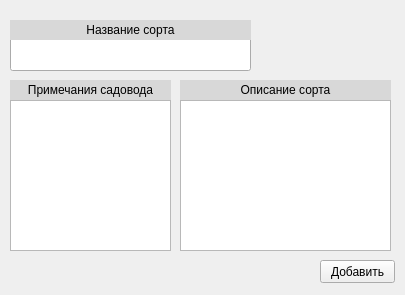
<?xml version="1.0" encoding="UTF-8"?>
<ui version="4.0">
 <class>Form</class>
 <widget class="QWidget" name="Form">
  <property name="geometry">
   <rect>
    <x>0</x>
    <y>0</y>
    <width>405</width>
    <height>295</height>
   </rect>
  </property>
  <property name="windowTitle">
   <string>Form</string>
  </property>
  <widget class="QLineEdit" name="name_of_sort">
   <property name="geometry">
    <rect>
     <x>10</x>
     <y>20</y>
     <width>241</width>
     <height>51</height>
    </rect>
   </property>
  </widget>
  <widget class="QPushButton" name="addButton">
   <property name="geometry">
    <rect>
     <x>320</x>
     <y>260</y>
     <width>75</width>
     <height>23</height>
    </rect>
   </property>
   <property name="text">
    <string>Добавить</string>
   </property>
  </widget>
  <widget class="QLabel" name="label">
   <property name="geometry">
    <rect>
     <x>10</x>
     <y>20</y>
     <width>241</width>
     <height>16</height>
    </rect>
   </property>
   <property name="styleSheet">
    <string notr="true">background-color :rgb(216, 216, 216);</string>
   </property>
   <property name="text">
    <string>&lt;html&gt;&lt;head/&gt;&lt;body&gt;&lt;p align=&quot;center&quot;&gt;Название сорта&lt;/p&gt;&lt;/body&gt;&lt;/html&gt;</string>
   </property>
  </widget>
  <widget class="QPlainTextEdit" name="note">
   <property name="geometry">
    <rect>
     <x>10</x>
     <y>100</y>
     <width>161</width>
     <height>151</height>
    </rect>
   </property>
  </widget>
  <widget class="QLabel" name="label_2">
   <property name="geometry">
    <rect>
     <x>10</x>
     <y>80</y>
     <width>161</width>
     <height>20</height>
    </rect>
   </property>
   <property name="styleSheet">
    <string notr="true">background-color :rgb(216, 216, 216);</string>
   </property>
   <property name="text">
    <string>&lt;html&gt;&lt;head/&gt;&lt;body&gt;&lt;p align=&quot;center&quot;&gt;Примечания садовода&lt;/p&gt;&lt;/body&gt;&lt;/html&gt;</string>
   </property>
  </widget>
  <widget class="QLabel" name="label_3">
   <property name="geometry">
    <rect>
     <x>180</x>
     <y>80</y>
     <width>211</width>
     <height>21</height>
    </rect>
   </property>
   <property name="styleSheet">
    <string notr="true">background-color :rgb(216, 216, 216);</string>
   </property>
   <property name="text">
    <string>&lt;html&gt;&lt;head/&gt;&lt;body&gt;&lt;p align=&quot;center&quot;&gt;Описание сорта&lt;/p&gt;&lt;/body&gt;&lt;/html&gt;</string>
   </property>
  </widget>
  <widget class="QPlainTextEdit" name="description">
   <property name="geometry">
    <rect>
     <x>180</x>
     <y>100</y>
     <width>211</width>
     <height>151</height>
    </rect>
   </property>
  </widget>
  <widget class="QLabel" name="label_5">
   <property name="geometry">
    <rect>
     <x>10</x>
     <y>20</y>
     <width>241</width>
     <height>20</height>
    </rect>
   </property>
   <property name="styleSheet">
    <string notr="true">background-color :rgb(216, 216, 216);</string>
   </property>
   <property name="text">
    <string>&lt;html&gt;&lt;head/&gt;&lt;body&gt;&lt;p align=&quot;center&quot;&gt;Название сорта&lt;/p&gt;&lt;/body&gt;&lt;/html&gt;</string>
   </property>
  </widget>
 </widget>
 <resources/>
 <connections/>
 <buttongroups>
  <buttongroup name="buttonGroup"/>
 </buttongroups>
</ui>
